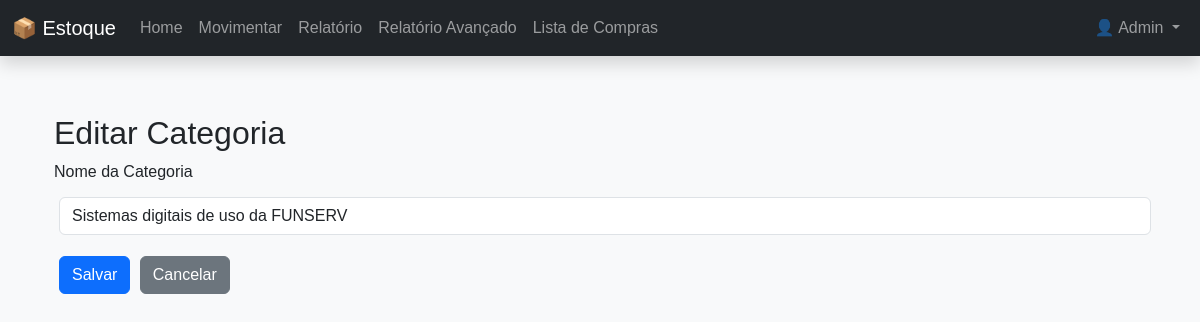
/editar_categoria/6 (signed in), run on an earlier commit of the app's database.
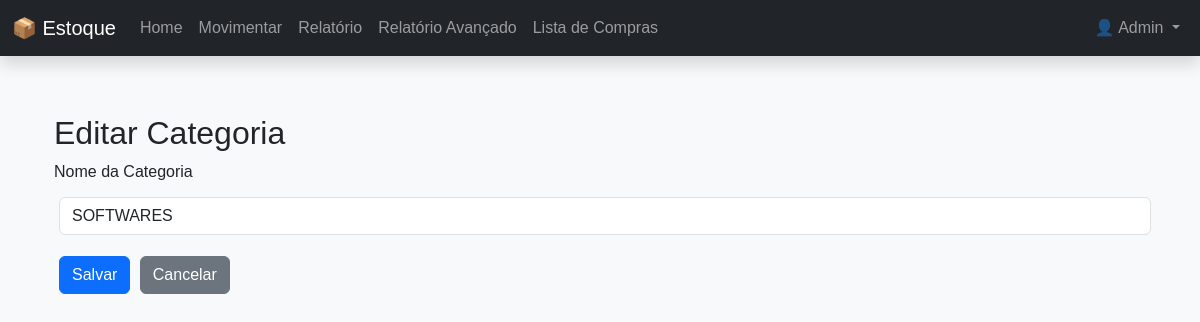
And on a later commit of the database.
### models.py (models this page shows)
class Categoria(db.Model):
    id = db.Column(db.Integer, primary_key=True)
    nome = db.Column(db.String(50), nullable=False, unique=True)
    produtos = db.relationship('Produto', backref='categoria', lazy=True)

### app.py (the view, shortened to what this page needs)
@app.route('/editar_categoria/<int:id>', methods=['GET', 'POST'])
@login_required
def editar_categoria(id):
    if not current_user.is_admin:
        flash("Acesso restrito ao administrador.", "danger")
        return redirect(url_for('categorias'))
    categoria = Categoria.query.get_or_404(id)
    return render_template('editar_categoria.html', categoria=categoria)

### app.py (called while the page is built)
@login_manager.user_loader
def load_user(user_id):
    return Usuario.query.get(int(user_id))

### models.py (called while the page is built)
    @property
    def is_admin(self):
        return self.tipo == 'admin'

### templates/editar_categoria.html (shortened to what this page needs)
{% extends 'base.html' %}
{% block content %}
<div class="container mt-4">
  <h2>Editar Categoria</h2>
  <form method="POST">
    <div class="mb-3">
      <label for="nome" class="form-label">Nome da Categoria</label>
      <input type="text" class="form-control" id="nome" name="nome" value="{{ categoria.nome }}" required>
    </div>
    <button type="submit" class="btn btn-primary">Salvar</button>
    <a href="{{ url_for('categorias') }}" class="btn btn-secondary">Cancelar</a>
  </form>
</div>
{% endblock %}

What changed in the data, as far as the page shows it:
changed Categoria: nome "Sistemas digitais de uso da FUNSERV" → "SOFTWARES"
